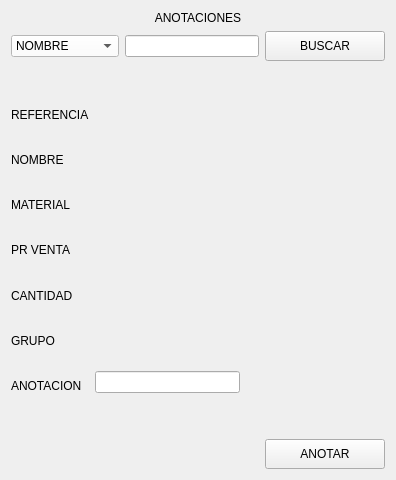
               <widget class="QWidget" name="anotation_pag">
                <layout class="QVBoxLayout" name="verticalLayout_11">
                 <item>
                  <widget class="QLabel" name="title_upd">
                   <property name="text">
                    <string>ANOTACIONES</string>
                   </property>
                   <property name="alignment">
                    <set>Qt::AlignCenter</set>
                   </property>
                  </widget>
                 </item>
                 <item>
                  <layout class="QHBoxLayout" name="horizontalLayout_7">
                   <item>
                    <widget class="QComboBox" name="combo_nts">
                     <property name="styleSheet">
                      <string notr="true">background-color: rgb(255, 255, 255);
font: 10pt &quot;Arial Black&quot;;</string>
                     </property>
                     <item>
                      <property name="text">
                       <string>NOMBRE</string>
                      </property>
                     </item>
                     <item>
                      <property name="text">
                       <string>REFERENCIA</string>
                      </property>
                     </item>
                    </widget>
                   </item>
                   <item>
                    <widget class="QLineEdit" name="combo_nt_line"/>
                   </item>
                   <item>
                    <widget class="QPushButton" name="search_bt">
                     <property name="minimumSize">
                      <size>
                       <width>120</width>
                       <height>30</height>
                      </size>
                     </property>
                     <property name="text">
                      <string>BUSCAR</string>
                     </property>
                     <property name="icon">
                      <iconset>
                       <normaloff>Imagenes/preferencessystemsearch_94404.png</normaloff>Imagenes/preferencessystemsearch_94404.png</iconset>
                     </property>
                     <property name="iconSize">
                      <size>
                       <width>30</width>
                       <height>30</height>
                      </size>
                     </property>
                    </widget>
                   </item>
                  </layout>
                 </item>
                 <item>
                  <spacer name="verticalSpacer_3">
                   <property name="orientation">
                    <enum>Qt::Vertical</enum>
                   </property>
                   <property name="sizeHint" stdset="0">
                    <size>
                     <width>20</width>
                     <height>40</height>
                    </size>
                   </property>
                  </spacer>
                 </item>
                 <item>
                  <layout class="QHBoxLayout" name="horizontalLayout_5">
                   <item>
                    <layout class="QVBoxLayout" name="verticalLayout_9">
                     <property name="spacing">
                      <number>30</number>
                     </property>
                     <item>
                      <widget class="QLabel" name="ref_lab_2">
                       <property name="text">
                        <string>REFERENCIA</string>
                       </property>
                      </widget>
                     </item>
                     <item>
                      <widget class="QLabel" name="name_lab_2">
                       <property name="text">
                        <string>NOMBRE</string>
                       </property>
                      </widget>
                     </item>
                     <item>
                      <widget class="QLabel" name="mat_lab">
                       <property name="text">
                        <string>MATERIAL</string>
                       </property>
                      </widget>
                     </item>
                     <item>
                      <widget class="QLabel" name="label_2">
                       <property name="text">
                        <string>PR VENTA</string>
                       </property>
                      </widget>
                     </item>
                     <item>
                      <widget class="QLabel" name="preci_lab">
                       <property name="text">
                        <string>CANTIDAD</string>
                       </property>
                      </widget>
                     </item>
                     <item>
                      <widget class="QLabel" name="cant_lab_2">
                       <property name="text">
                        <string>GRUPO</string>
                       </property>
                      </widget>
                     </item>
                     <item>
                      <widget class="QLabel" name="label_3">
                       <property name="text">
                        <string>ANOTACION</string>
                       </property>
                      </widget>
                     </item>
                    </layout>
                   </item>
                   <item>
                    <layout class="QVBoxLayout" name="verticalLayout_10">
                     <property name="spacing">
                      <number>30</number>
                     </property>
                     <item>
                      <widget class="QLabel" name="ref_nt_lab">
                       <property name="styleSheet">
                        <string notr="true">color:white;
</string>
                       </property>
                       <property name="text">
                        <string/>
                       </property>
                      </widget>
                     </item>
                     <item>
                      <widget class="QLabel" name="name_nt_lab">
                       <property name="styleSheet">
                        <string notr="true">color:white;</string>
                       </property>
                       <property name="text">
                        <string/>
                       </property>
                      </widget>
                     </item>
                     <item>
                      <widget class="QLabel" name="mat_nt_lab">
                       <property name="styleSheet">
                        <string notr="true">color:white;</string>
                       </property>
                       <property name="text">
                        <string/>
                       </property>
                      </widget>
                     </item>
                     <item>
                      <widget class="QLabel" name="prec_nt_lab">
                       <property name="styleSheet">
                        <string notr="true">color:white;</string>
                       </property>
                       <property name="text">
                        <string/>
                       </property>
                      </widget>
                     </item>
                     <item>
                      <widget class="QLabel" name="cant_nt_lab">
                       <property name="styleSheet">
                        <string notr="true">color:white;</string>
                       </property>
                       <property name="text">
                        <string/>
                       </property>
                      </widget>
                     </item>
                     <item>
                      <widget class="QLabel" name="group_nt_lab">
                       <property name="styleSheet">
                        <string notr="true">color:white;</string>
                       </property>
                       <property name="text">
                        <string/>
                       </property>
                      </widget>
                     </item>
                     <item>
                      <widget class="QLineEdit" name="nt_line"/>
                     </item>
                    </layout>
                   </item>
                   <item>
                    <spacer name="horizontalSpacer_6">
                     <property name="orientation">
                      <enum>Qt::Horizontal</enum>
                     </property>
                     <property name="sizeHint" stdset="0">
                      <size>
                       <width>40</width>
                       <height>20</height>
                      </size>
                     </property>
                    </spacer>
                   </item>
                  </layout>
                 </item>
                 <item>
                  <spacer name="verticalSpacer_4">
                   <property name="orientation">
                    <enum>Qt::Vertical</enum>
                   </property>
                   <property name="sizeHint" stdset="0">
                    <size>
                     <width>20</width>
                     <height>40</height>
                    </size>
                   </property>
                  </spacer>
                 </item>
                 <item>
                  <layout class="QHBoxLayout" name="horizontalLayout_6">
                   <item>
                    <widget class="QLabel" name="indic_upd">
                     <property name="minimumSize">
                      <size>
                       <width>200</width>
                       <height>30</height>
                      </size>
                     </property>
                     <property name="text">
                      <string/>
                     </property>
                     <property name="alignment">
                      <set>Qt::AlignCenter</set>
                     </property>
                    </widget>
                   </item>
                   <item>
                    <spacer name="horizontalSpacer_5">
                     <property name="orientation">
                      <enum>Qt::Horizontal</enum>
                     </property>
                     <property name="sizeHint" stdset="0">
                      <size>
                       <width>48</width>
                       <height>28</height>
                      </size>
                     </property>
                    </spacer>
                   </item>
                   <item>
                    <widget class="QPushButton" name="note_bt">
                     <property name="minimumSize">
                      <size>
                       <width>120</width>
                       <height>30</height>
                      </size>
                     </property>
                     <property name="text">
                      <string>ANOTAR</string>
                     </property>
                     <property name="icon">
                      <iconset>
                       <normaloff>Imagenes/vcsupdaterequired_93493.png</normaloff>Imagenes/vcsupdaterequired_93493.png</iconset>
                     </property>
                     <property name="iconSize">
                      <size>
                       <width>30</width>
                       <height>30</height>
                      </size>
                     </property>
                    </widget>
                   </item>
                  </layout>
                 </item>
                </layout>
               </widget>
